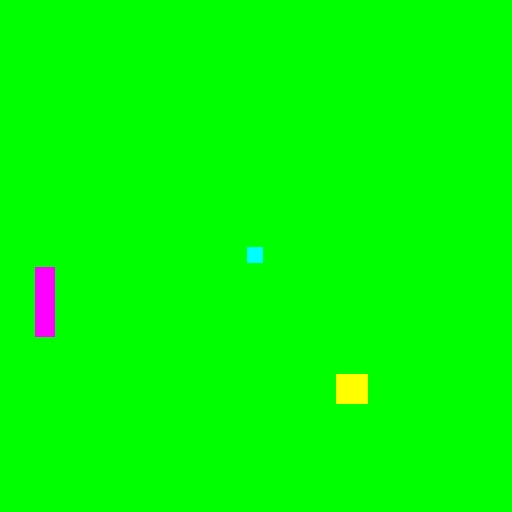
%> input picture imageProcess/image.jpg, 512 x 512 px
$ octave Untitled.m   (GNU Octave 9; MATLAB toolbox functions it lacks are replaced by stand-ins)
%> lines starting %> are read from the running program, lines starting %| are printed output that depends on the picture; in (x1, y1, x2, y2) boxes, pixels count from 0 and x2, y2 are one past the last pixel; in counts of white or black regions, pixels touching at a corner belong together; the program's own positions count from 1
clear
close all

PIC = imread('image.jpg');
%> PIC is the input picture: size 512x512x3 uint8; mean R, G, B 2.3, 253.6, 2.6

%figure,imhist(PIC(:,:,1),128);
%figure,imhist(PIC(:,:,2),128);
%figure,imhist(PIC(:,:,3),128);

PICHSV = rgb2hsv(PIC);
%> PICHSV: size 512x512x3 double; mean H, S, V 0.336, 0.999, 0.999
figure,imshow(PICHSV(:,:,1));
%> after `imshow(PICHSV(:,:,1))`:
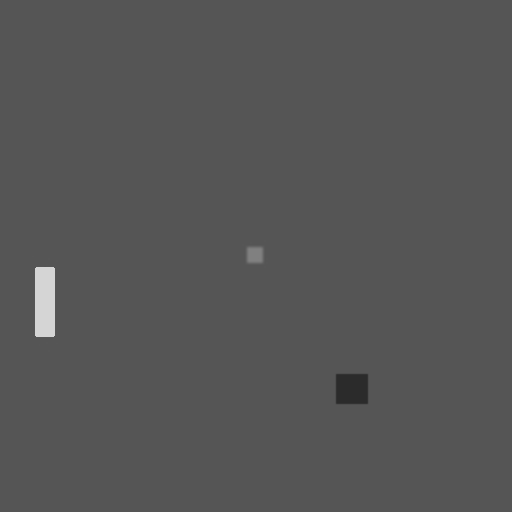
%> displayed picture: size 512x512, on the screen's scale of 0 to 255; min 43, max 213, mean 85.6
%figure,subplot(1,2,1),imshow(PIC),
%subplot(1,2,2),imshow(PICHSV(:,:,1));

imb = (PICHSV(:,:,1));
imb(imb<0.119)=0;
imb(imb>1)=0;
imb(imb>0)=1;
%> imb: size 512x512 double; every value is 1
%figure,imshow(imb);

imf = (PICHSV(:,:,1));
imf(imf<0.31)=0;
imf(imf>0.35)=0;
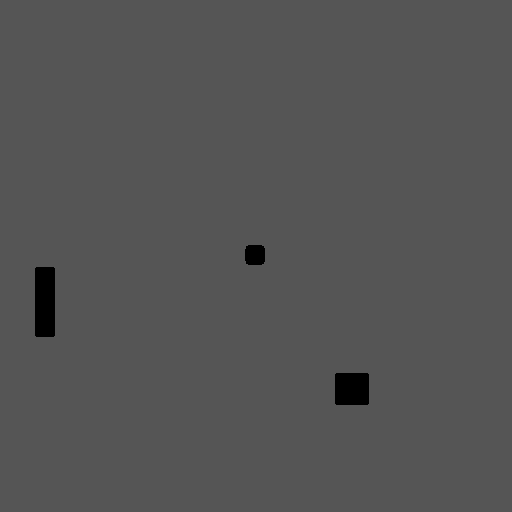
%> imf: size 512x512 double; min 0, max 0.349, mean 0.33
imf(imf>0)=1;
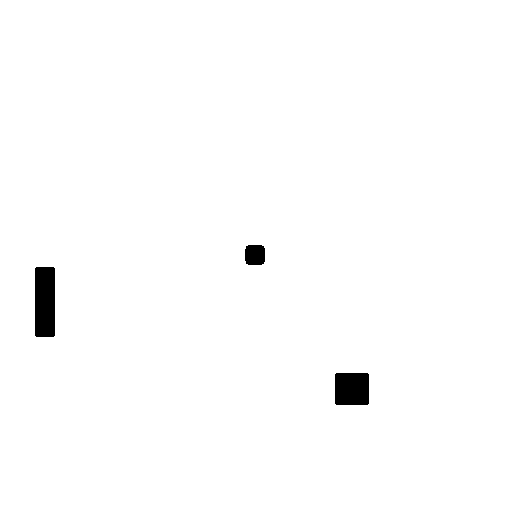
%> imf: size 512x512 double; values 0 (black) and 1 (white), 98.9% white; 3 black regions, box (x1, y1, x2, y2) and area: (35, 267, 55, 337) 1396, (335, 373, 369, 405) 1084, (245, 245, 265, 265) 378
%figure,imshow(imf);

img = (PICHSV(:,:,1));
img(img<0.825)=0;
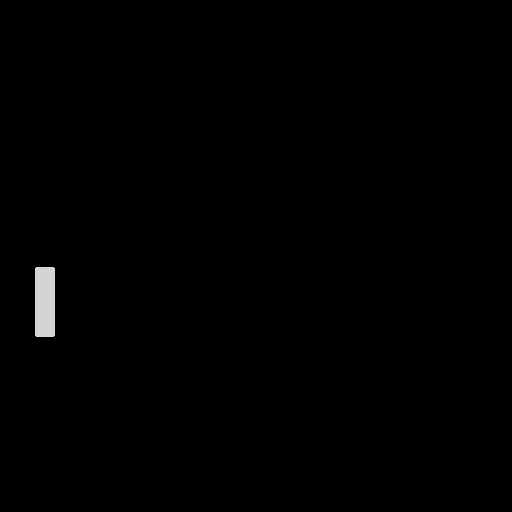
%> img: size 512x512 double; min 0, max 0.836, mean 0.00444
img(img>0.840)=0;
img(img>0)=1;
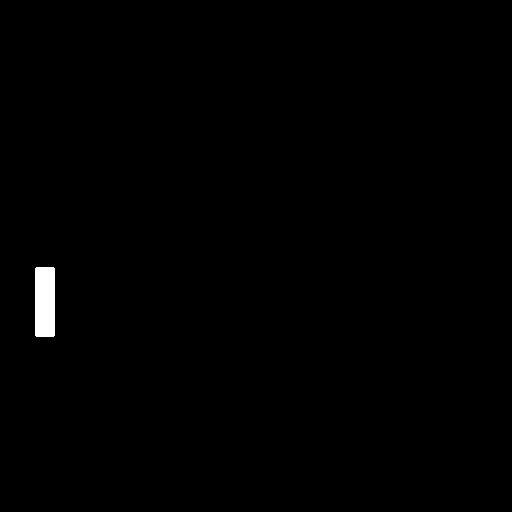
%> img: size 512x512 double; values 0 (black) and 1 (white), 0.53% white; 1 white region, box (x1, y1, x2, y2) and area: (35, 267, 55, 337) 1396

imr = (PICHSV(:,:,1));
imr(imr<0.154)=0;
imr(imr>0.2)=0;
imr(imr>0)=1;
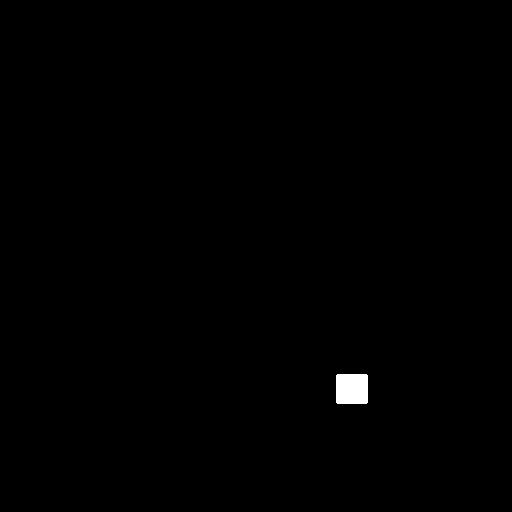
%> imr: size 512x512 double; values 0 (black) and 1 (white), 0.36% white; 1 white region, box (x1, y1, x2, y2) and area: (336, 374, 368, 404) 956
figure,imshow(imb);
%figure,imshow(imr);
